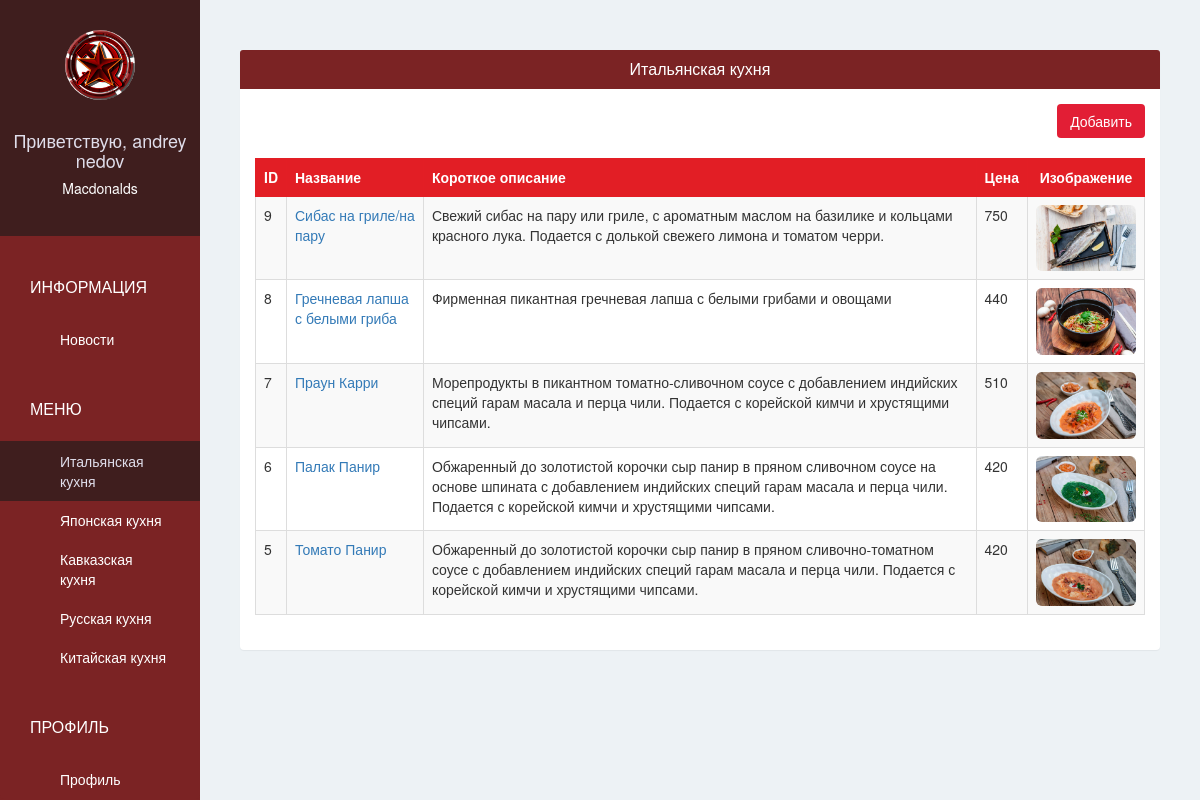
Screenshot of /pizzashop/pizza/ (signed in) with the database file from the repository.
### pizzashopapp/models.py (models this page shows, shortened)
class PizzaShop(models.Model):
    owner = models.OneToOneField(User, on_delete=models.CASCADE, related_name='pizzashop')
    name = models.CharField(max_length=100, verbose_name = 'Название')
    phone = models.CharField(max_length=100, verbose_name = 'Телефон')
    address = models.CharField(max_length=100, verbose_name = 'Адрес')
    logo = models.ImageField(upload_to='pizzashop_logo/', blank = False, verbose_name = 'Логотип')

class Pizza(models.Model):
    pizzashop = models.ForeignKey(PizzaShop)
    name = models.CharField(max_length=30)
    short_description = models.CharField(max_length=10000)
    image = models.ImageField(upload_to=get_pizza_upload_path, blank=False)
    price = models.IntegerField(default=0)

### pizzashopapp/views.py (the view)
# urls.py: url(r'^pizzashop/pizza/$', views.pizzashop_pizza, name='pizzashop-pizza'),
@login_required(login_url='/pizzashop/sign-in/')
def pizzashop_pizza(request):
    pizzas = Pizza.objects.filter(pizzashop = request.user.pizzashop).order_by("-id")
    return render(request, 'pizzashop/pizza.html', {
        'pizzas':pizzas,
    })

### pizzashopapp/templates/pizzashop/pizza.html
{% extends 'pizzashop/base.html' %}
{% block page %}
<div class="panel">
  <div class="panel-heading bg-ruby">
    <h4 class="panel-title text-center text-white">
      Итальянская кухня
    </h4>
  </div>
  <div class="panel-body">
    <div class="text-right">
      <a href="{% url 'pizzashop-add-pizza' %}"class="btn btn-red">Добавить</a>
      <br/>
      <br/>
    </div>
    <table class="table table-bordered table-hover table-striped">
      <thead>
        <tr class="bg-red text-white">
          <th>ID</th>
          <th>Название</th>
          <th>Короткое описание</th>
          <th>Цена</th>
          <th class="text-center">Изображение</th>
        </tr>
      </thead>
      <tbody>
        {% for pizza in pizzas %}
          <tr>
            <td scope="row">{{ pizza.id }}</td>
            <td><a href="{% url 'pizzashop-edit-pizza' pizza.id %}">{{ pizza.name }}</a></td>
            <td>{{ pizza.short_description }}</td>
            <td>{{ pizza.price }}</td>
            <td class="text-center"><img class="img-rounded" src="{{ MEDIA_URL }}{{ pizza.image }}" width = "100" ></td>
          </tr>
        {% endfor %}
      </tbody>
    </table>
  </div>
</div>
{% endblock %}

### pizzashopapp/templates/pizzashop/base.html (shortened to what this page needs)
{% extends 'base.html' %}
{% block sidebar %}
{% url 'pizzashop-pizza' as pizzashop_pizza_url %}
{% url 'pizzashop-account' as pizzashop_account_url %}
  <div class="text-center">
    <img class="img-circle" src="{{ MEDIA_URL }}{{ request.user.pizzashop.logo }}" width="70" height="70" >
    <br/>
    <br/>
    <h4>Приветствую, {{ request.user.get_full_name }}</h4>
    <h5>{{ request.user.pizzashop.name }}</h5>
  </div>
  <div class="list-group">
    <span class="text-uppercase">Информация</span>
    <a href="{% url 'pizzashop-news' %}"
    class="list-group-item {% if request.path ==  pizzashop_news_url %} active {% endif %}">Новости</a>
    <span class="text-uppercase">Меню</span>
    <a href="{% url 'pizzashop-pizza' %}"
    class="list-group-item {% if request.path ==  pizzashop_pizza_url %} active {% endif %}">Итальянская кухня</a>
    <a href="{% url 'pizzashop-sushi' %}"
    class="list-group-item {% if request.path ==  pizzashop_sushi_url %} active {% endif %}">Японская кухня</a>
    <a href="{% url 'pizzashop-kavkaz' %}"
    class="list-group-item {% if request.path ==  pizzashop_kavkaz_url %} active {% endif %}">Кавказская кухня</a>
    <a href="{% url 'pizzashop-russia' %}"
    class="list-group-item {% if request.path ==  pizzashop_russia_url %} active {% endif %}">Русская кухня</a>
    <a href="{% url 'pizzashop-china' %}"
    class="list-group-item {% if request.path ==  pizzashop_china_url %} active {% endif %}">Китайская кухня</a>
    <span class="text-uppercase">Профиль</span>
    <a href="{% url 'pizzashop-account' %}"
    class="list-group-item {% if request.path ==  pizzashop_account_url %} active {% endif %}">Профиль</a>
  </div>
{% endblock %}

### pizzashopapp/static/css/style.css (style rules this page uses)
body { padding-top: 50px; background-color: #EDF2F5; overflow: auto; }
.bg-ruby { background-color: #7B2324; }
.bg-red { background-color: #E21E25; }
.text-white { color: white; }
.btn-red { color: white; background-color: #E21E35; }
.sidebar > div:first-child { padding: 30px 10px; font-weight: bold; font-size: 15px; background-color: #3F1E1E; }
.sidebar > div:first-child > h4 { color: #e0deeb; }
.sidebar > div:first-child > h5 { color: #ffffff; }
.sidebar .list-group { padding: 0; background-color: #7B2324; }
.sidebar .list-group > span { color: white; display: block;; margin-top: 20px; padding: 20px 30px; font-size: 16px; font-weight: 300px; }
.sidebar .list-group .list-group-item, .sidebar .list-group .list-group-item:focus { background-color: #7B2324; color: white; border: 0; padding-left: 60px; padding-right: 30px; }
.sidebar .list-group .list-group-item.active, .sidebar .list-group .list-group-item:hover { background-color: #3F1E1E; color: #e0deeb; }
.content .panel { border: none; }
.table > thead > tr > th, .table > thead > tr > td { vertical-align: middle; }
.table, .table > thead > tr > th { border-color: #E31E25; }

### rows the page displays
Pizza: id "9", name "Сибас на гриле/на пару", short_description "Свежий сибас на пару или гриле, с ароматным маслом на базилике и кольцами красного лука. Подается с долькой свежего лимона и томатом черри.", price "750", image (picture)
Pizza: id "8", name "Гречневая лапша с белыми гриба", short_description "Фирменная пикантная гречневая лапша с белыми грибами и овощами", price "440", image (picture)
Pizza: id "7", name "Праун Карри", short_description "Морепродукты в пикантном томатно-сливочном соусе с добавлением индийских специй гарам масала и перца чили. Подается с корейской кимчи и хрустящими чипсами.", price "510", image (picture)
Pizza: id "6", name "Палак Панир", short_description "Обжаренный до золотистой корочки сыр панир в пряном сливочном соусе на основе шпината с добавлением индийских специй гарам масала и перца чили. Подается с корейской кимчи и хрустящими чипсами.", price "420", image (picture)
Pizza: id "5", name "Томато Панир", short_description "Обжаренный до золотистой корочки сыр панир в пряном сливочно-томатном соусе с добавлением индийских специй гарам масала и перца чили. Подается с корейской кимчи и хрустящими чипсами.", price "420", image (picture)

### other values shown
{{ request.user.get_full_name }} "andrey nedov"
{{ request.user.pizzashop.name }} "Macdonalds"
